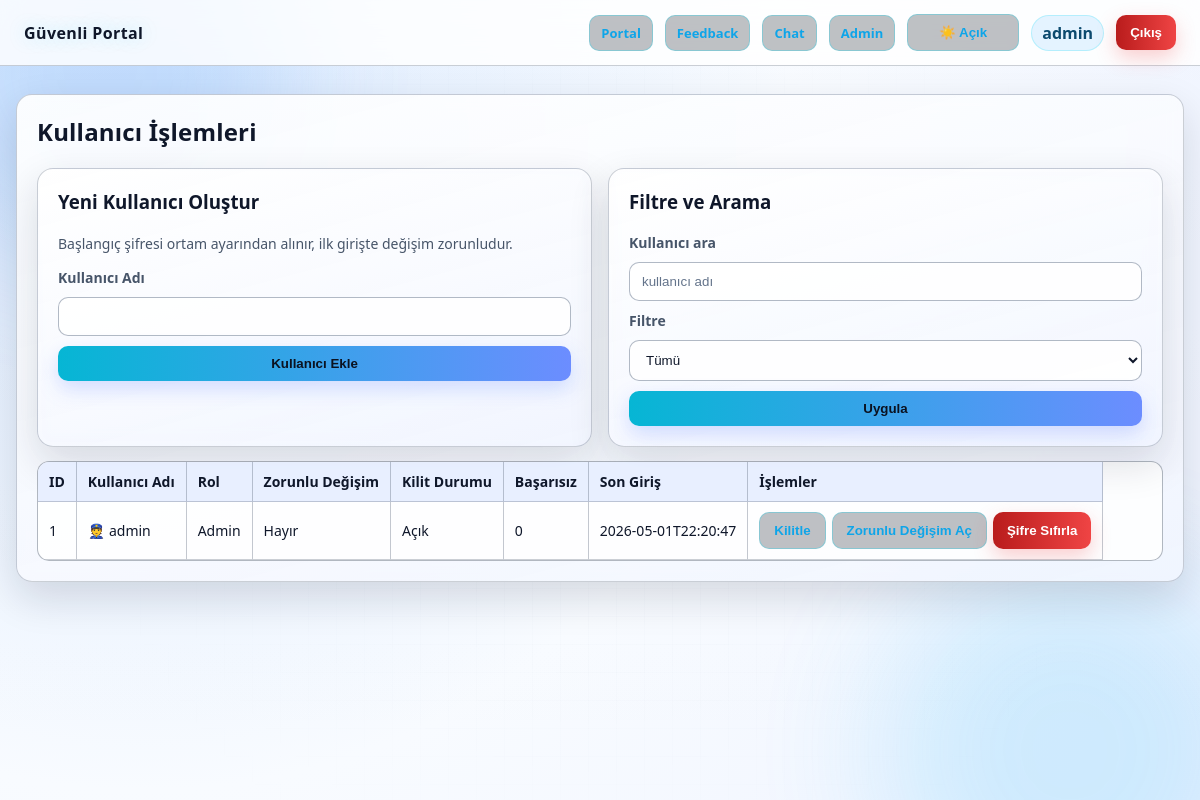
Page /admin/users (signed in) on the committed database.
### tables this page shows
CREATE TABLE users (
            id INTEGER PRIMARY KEY AUTOINCREMENT,
            username TEXT UNIQUE NOT NULL,
            password_hash TEXT NOT NULL,
            role TEXT NOT NULL CHECK(role IN ('admin', 'user')),
            must_change_password INTEGER NOT NULL DEFAULT 0,
            failed_attempts INTEGER NOT NULL DEFAULT 0,
            lock_until TEXT NULL,
            created_at TEXT NOT NULL,
            last_login TEXT NULL
        );

### app.py (the view)
@app.route("/admin/users")
@login_required(role="admin")
def admin_users():
    search_query = request.args.get("q", "").strip()
    filter_mode = request.args.get("filter", "all")
    admin = current_user()
    sql = """
        SELECT
            id,
            username,
            role,
            must_change_password,
            failed_attempts,
            lock_until,
            created_at,
            last_login,
            CASE
                WHEN lock_until IS NOT NULL AND lock_until > ? THEN 1
                ELSE 0
            END AS is_locked
        FROM users
        WHERE 1 = 1
    """
    now_value = utcnow_iso()
    params = [now_value]
    if search_query:
        sql += " AND username LIKE ?"
        params.append(f"%{search_query}%")
    if filter_mode == "locked":
        sql += " AND lock_until IS NOT NULL AND lock_until > ?"
        params.append(now_value)
    elif filter_mode == "must_change":
        sql += " AND must_change_password = 1"
    sql += " ORDER BY id DESC"
    users = get_db().execute(sql, tuple(params)).fetchall()
    admin_count = get_db().execute("SELECT COUNT(*) AS c FROM users WHERE role = 'admin'").fetchone()["c"]
    return render_template(
        "admin_users.html",
        users=users,
        q=search_query,
        filter_mode=filter_mode,
        me_id=int(admin["id"]),
        admin_count=int(admin_count),
    )

### app.py (called while the page is built)
def get_db():
    if "db" not in g:
        g.db = sqlite3.connect(DB_PATH)
        g.db.row_factory = sqlite3.Row
    return g.db

def utcnow_iso():
    return datetime.utcnow().isoformat(timespec="seconds")

def current_user():
    uid = session.get("user_id")
    if not uid:
        return None
    return get_db().execute("SELECT * FROM users WHERE id = ?", (uid,)).fetchone()

def login_required(role=None):
    def decorator(view):
        @wraps(view)
        def wrapped(*args, **kwargs):
            user = current_user()
            if not user:
                flash("Bu sayfaya erişmek için giriş yapmalısınız.", "error")
                return redirect(url_for("login"))
            if role and user["role"] != role:
                abort(403)
            return view(*args, **kwargs)
        return wrapped
    return decorator

def generate_csrf_token():
    token = session.get("csrf_token")
    if not token:
        token = secrets.token_urlsafe(32)
        session["csrf_token"] = token
    return token

@app.context_processor
def inject_shared_context():
    user = current_user()
    return {
        "csrf_token": generate_csrf_token(),
        "current_user": user,
    }

### templates/admin_users.html (shortened to what this page needs)
{% extends "base.html" %}
{% block content %}
<section class="card">
  <h1>Kullanıcı İşlemleri</h1>
  <div class="grid admin-user-grid">
    <article class="card">
      <h3>Yeni Kullanıcı Oluştur</h3>
      <p class="muted">Başlangıç şifresi ortam ayarından alınır, ilk girişte değişim zorunludur.</p>
      <form method="post" action="{{ url_for('admin_create_user') }}" class="form-grid">
        <label>Kullanıcı Adı</label>
        <input type="text" name="username" minlength="3" maxlength="64" required>
        <button class="btn" type="submit">Kullanıcı Ekle</button>
      </form>
    </article>
    <article class="card">
      <h3>Filtre ve Arama</h3>
      <form method="get" class="form-grid">
        <label>Kullanıcı ara</label>
        <input type="text" name="q" value="{{ q or '' }}" placeholder="kullanıcı adı">
        <label>Filtre</label>
        <select name="filter">
          <option value="all" {% if filter_mode == "all" %}selected{% endif %}>Tümü</option>
        </select>
        <button class="btn" type="submit">Uygula</button>
      </form>
    </article>
  </div>
  <table>
    <thead>
      <tr>
        <th>ID</th><th>Kullanıcı Adı</th><th>Rol</th><th>Zorunlu Değişim</th><th>Kilit Durumu</th><th>Başarısız</th><th>Son Giriş</th><th>İşlemler</th>
      </tr>
    </thead>
    <tbody>
      {% for user in users %}
      <tr>
        <td>{{ user.id }}</td>
        <td>
          {% if user.role == "admin" %}👮 {% endif %}{{ user.username }}
        </td>
        <td>{{ "Admin" if user.role == "admin" else "User" }}</td>
        <td>{{ "Evet" if user.must_change_password else "Hayır" }}</td>
        <td>
          {% if user.is_locked %}
            Kilitli
          {% else %}
            Açık
          {% endif %}
        </td>
        <td>{{ user.failed_attempts }}</td>
        <td>{{ user.last_login or "-" }}</td>
        <td>
          <form method="post" action="{{ url_for('admin_user_action', user_id=user.id) }}" style="display:flex; gap:6px; flex-wrap:wrap;">
            {% if user.is_locked %}
              <button class="btn btn-outline" type="submit" name="action" value="unlock">Kilidi Aç</button>
            {% else %}
              <button class="btn btn-outline" type="submit" name="action" value="lock">Kilitle</button>
            {% endif %}
            {% if user.must_change_password %}
              <button class="btn btn-outline" type="submit" name="action" value="clear-password-change">Değişim Zorunluluğunu Kaldır</button>
            {% else %}
              <button class="btn btn-outline" type="submit" name="action" value="force-password-change">Zorunlu Değişim Aç</button>
            {% endif %}
            <button class="btn btn-danger" type="submit" name="action" value="reset-password">Şifre Sıfırla</button>
          </form>
        </td>
      </tr>
      {% else %}
      <tr>
        <td colspan="8">Kriterlere uygun kullanıcı bulunamadı.</td>
      </tr>
      {% endfor %}
    </tbody>
  </table>
</section>
{% endblock %}

### templates/base.html (shortened to what this page needs)
<!doctype html>
<html lang="tr">
<head>
  <link rel="stylesheet" href="{{ url_for('static', filename='style.css') }}">
</head>
<body>
  <div class="bg-orb bg-orb-1"></div>
  <div class="bg-orb bg-orb-2"></div>
  <div class="bg-grid"></div>
  <header class="topbar">
    <div class="brand">Güvenli Portal</div>
      <div class="topbar-right">
    {% if current_user %}
        <a class="btn btn-outline nav-mini" href="{{ url_for('portal') }}">Portal</a>
        <a class="btn btn-outline nav-mini" href="{{ url_for('feedback_page') }}">Feedback</a>
        <a class="btn btn-outline nav-mini" href="{{ url_for('chat_page') }}">Chat</a>
        {% if current_user["role"] == "admin" %}
        <a class="btn btn-outline nav-mini" href="{{ url_for('admin_dashboard') }}">Admin</a>
        {% endif %}
    {% endif %}
        <button id="theme-toggle" class="btn btn-outline theme-toggle" type="button" aria-label="Tema değiştir">🌙 Koyu</button>
    {% if current_user %}
        <span class="badge">{{ current_user["username"] }}</span>
        <form method="post" action="{{ url_for('logout') }}">
          <button class="btn btn-danger" type="submit">Çıkış</button>
        </form>
    {% endif %}
      </div>
  </header>
  <main class="container">
    {% block content %}{% endblock %}
  </main>
</body>
</html>

### rows in the picture
users: username "admin", id "1", role "Admin", must_change_password "Hayır", failed_attempts "0", last_login "2026-05-01T22:20:47", shows "Zorunlu Değişim Aç"
